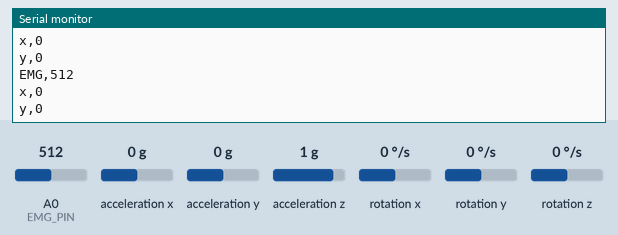
This sketch was run on a simulated Arduino Uno, built with avr-gcc and run on an emulated ATmega328P. On the bench: the last lines printed to the serial monitor. The inputs (shaded band) are chosen by the test bench; at power-on: A0 (EMG_PIN) = 512, acceleration x 0 g, acceleration y 0 g, acceleration z 1 g, rotation x 0 °/s, rotation y 0 °/s, rotation z 0 °/s.

Above: at 1.2 s.
1.3 s: A0 (EMG_PIN) set to 106
At 2.0 s:
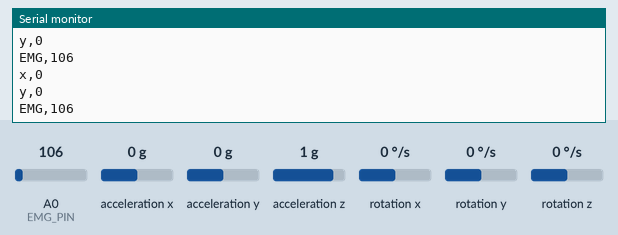
4.3 s: A0 (EMG_PIN) set to 91
At 5.1 s:
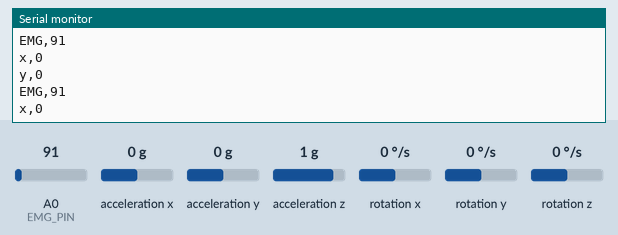
Timing chart, 0 to 7.3 s (numbered marks = the images above; inputs shaded):
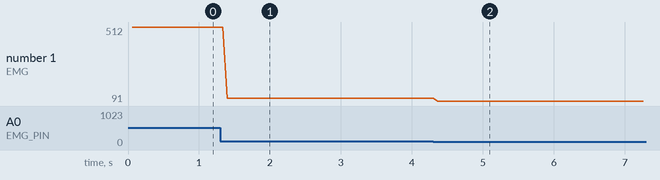

The sketch:

ZM_arduino_code.ino
```cpp
#include <MPU6050.h>
#include <Wire.h>

MPU6050 mpu;

//Pin number where the sensor is connected. (Analog 0)
#define EMG_PIN 0

/*-------------------------------- void setup ------------------------------------------------*/

void setup(){

   Serial.begin(9600);
   //Serial.println("initalize MPU650");
   while(!mpu.begin(MPU6050_SCALE_2000DPS, MPU6050_RANGE_2G))
   {
   // Serial.println("Could not find a valid MPU6050 sensor, check wiring!");
    delay(500);
    }
    mpu.calibrateGyro();

    mpu.setThreshold(3);

    checkSettings();

}

void checkSettings() {
 // Serial.println(); Serial.print(" * Sleep Mode: "); Serial.println(mpu.getSleepEnabled() ? "Enabled" : "Disabled");
  //Serial.print(" * Clock Source: ");
  switch(mpu.getClockSource())
  {
    case MPU6050_CLOCK_KEEP_RESET: Serial.println("Stops the clock and keeps the timing generator in reset"); break;
    case MPU6050_CLOCK_EXTERNAL_19MHZ: Serial.println("PLL with external 19.2MHz reference"); break;
    case MPU6050_CLOCK_EXTERNAL_32KHZ: Serial.println("PLL with external 32.768kHz reference"); break;
    case MPU6050_CLOCK_PLL_ZGYRO: Serial.println("PLL with Z axis gyroscope reference"); break;
    case MPU6050_CLOCK_PLL_YGYRO: Serial.println("PLL with Y axis gyroscope reference"); break;
    case MPU6050_CLOCK_PLL_XGYRO: Serial.println("PLL with X axis gyroscope reference"); break;
    case MPU6050_CLOCK_INTERNAL_8MHZ: Serial.println("Internal 8MHz oscillator"); break;
    }
    Serial.print(" * Gyroscope: ");
    switch(mpu.getScale())
    {
      case MPU6050_SCALE_2000DPS: Serial.println("2000 dps"); break;
      case MPU6050_SCALE_1000DPS: Serial.println("1000 dps"); break;
      case MPU6050_SCALE_500DPS: Serial.println("500 dps"); break;
      case MPU6050_SCALE_250DPS: Serial.println("250 dps"); break;
      }


 }


/*--------------------------------  void loop  ------------------------------------------------*/

void loop(){

  //The "Value" variable reads the value from the analog pin to which the sensor is connected.
   int value = analogRead(EMG_PIN);

  Vector rawGyro = mpu.readRawGyro();
  Vector normGyro = mpu.readNormalizeGyro();

  int value1 = rawGyro.XAxis;
  int value2 = rawGyro.YAxis;

      Serial.println((String)"x,"+value1);
      delay(20);
      Serial.println((String)"y,"+value2);
      delay(20);
      Serial.println((String)"EMG,"+value);
      delay(20);

}
```

Measured:
- the behaviour switches between 100 and 99 on A0 (EMG_PIN) (found by bisection; images 1 and 2)
- after the input at 1.3 s, the serial monitor: prints a new line after 0.10 s (image 1)
- after the input at 4.3 s, the serial monitor: prints a new line after 0.06 s (image 2)
- plotted number 1: 512 → 106 after the input at 1.3 s, 106 → 91 after the input at 4.3 s
